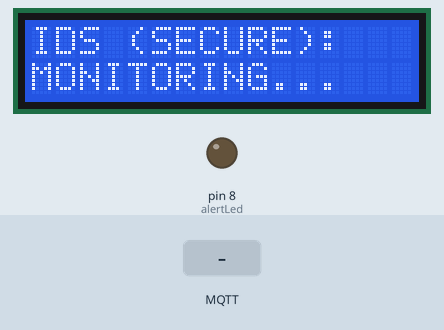
A sketch run on a simulated Arduino Uno, built with avr-gcc and run on an emulated ATmega328P. Shown: 16×2 character LCD, output pins drawn as LEDs (lit = HIGH). The inputs (shaded band) are chosen by the test bench. WiFi joins after 1.5 s; servers stay silent unless stated; no MQTT or app messages arrive unless stated; what the sketch prints to the serial monitor is not drawn.

Above: at 4.2 s.
4.3 s: MQTT message "PICO ATTACK!" arrives on the first subscribed topic
At 5.3 s:
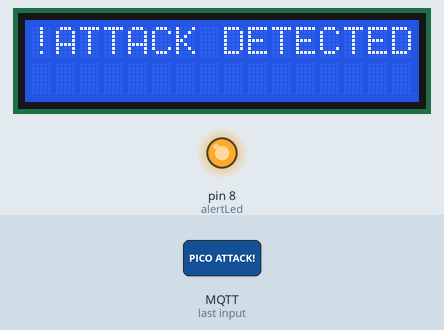
Timing chart, 0 to 10.8 s (numbered marks = the images above; inputs shaded):
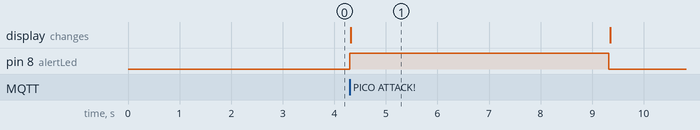

The sketch:

Arduino_IDS_Scenario2.ino
```cpp
#include <SPI.h>
#include <Ethernet.h>
#include <PubSubClient.h>
#include <Wire.h>
#include <LiquidCrystal_I2C.h>

// --- CONFIGURATION ---
byte mac[] = { 0xDE, 0xAD, 0xBE, 0xEF, 0xFE, 0xED };
IPAddress server(192, 168, 0, 100);

// --- NEW FOR SCENARIO 2: AUTHENTICATION ---
const char* mqtt_user = "admin";
const char* mqtt_pass = "pass123";

const int alertLed = 8;
LiquidCrystal_I2C lcd(0x27, 16, 2);

EthernetClient ethClient;
PubSubClient client(ethClient);

void setup() {
  Serial.begin(9600);
  pinMode(alertLed, OUTPUT);
  digitalWrite(alertLed, LOW);

  lcd.init();
  lcd.backlight();
  lcd.setCursor(0,0);
  lcd.print("IDS (SECURE):");
  lcd.setCursor(0,1);
  lcd.print("MONITORING...");

  if (Ethernet.begin(mac) == 0) {
    IPAddress ip(192, 168, 0, 105);
    Ethernet.begin(mac, ip);
  }
  delay(1500);

  client.setServer(server, 1883); // Still Port 1883
  client.setCallback(callback);
}

void callback(char* topic, byte* payload, unsigned int length) {
  String message = "";
  for (int i = 0; i < length; i++) {
    message += (char)payload[i];
  }

  // ANOMALY DETECTION
  if (message.indexOf("PICO ATTACK!") >= 0) {
    triggerAlert(topic, message);
  }
}

void triggerAlert(char* topic, String msg) {
  Serial.println("!!! ALERT: INTRUSION DETECTED !!!");
  digitalWrite(alertLed, HIGH);
  lcd.clear();
  lcd.setCursor(0,0);
  lcd.print("!ATTACK DETECTED");
  delay(5000);

  digitalWrite(alertLed, LOW);
  lcd.clear();
  lcd.print("IDS (SECURE):");
  lcd.setCursor(0,1);
  lcd.print("MONITORING...");
}

void reconnect() {
  while (!client.connected()) {
    Serial.print("IDS connecting...");
    // --- CHANGE: NOW WE SEND USERNAME AND PASSWORD ---
    if (client.connect("ArduinoIDS", mqtt_user, mqtt_pass)) {
      Serial.println("connected");
      client.subscribe("#");
    } else {
      Serial.print("failed, rc=");
      Serial.print(client.state());
      delay(5000);
    }
  }
}

void loop() {
  if (!client.connected()) {
    reconnect();
  }
  client.loop();
}
```

Measured:
- after the input at 4.3 s, pin 8 (alertLed): LOW → HIGH at once, → LOW 5.0 s later; the display: changes at once (image 1)
